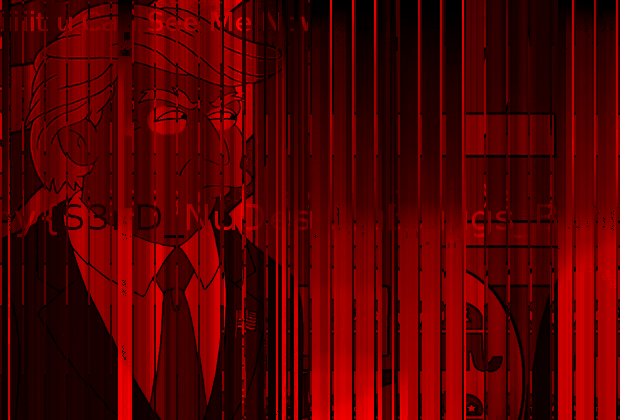

Here is the Python script that generated this plot:
#!/usr/bin/env python
# -*- coding: ascii -*-

def get_gif_num_frames(filename):
    frames = 0
    with open(filename, 'rb') as f:
        if f.read(6) not in ('GIF87a', 'GIF89a'):
            raise GIFError('not a valid GIF file')
        f.seek(4, 1)
        def skip_color_table(flags):
            if flags & 0x80: f.seek(3 << ((flags & 7) + 1), 1)
        flags = ord(f.read(1))
        f.seek(2, 1)
        skip_color_table(flags)
        while True:
            block = f.read(1)
            if block == ';': break
            if block == '!': f.seek(1, 1)
            elif block == ',':
                frames += 1
                f.seek(8, 1)
                skip_color_table(ord(f.read(1)))
                f.seek(1, 1)
            else: raise GIFError('unknown block type')
            while True:
                l = ord(f.read(1))
                if not l: break
                f.seek(l, 1)
    return frames


from PIL import Image
import os

#f = get_gif_num_frames('task.gif')
#print f
def iter_frames(im):
    try:
        i= 0
        while 1:
            im.seek(i)
            imframe = im.copy()
            if i == 0: 
                palette = imframe.getpalette()
            else:
                imframe.putpalette(palette)
            yield imframe
            i += 1
    except EOFError:
        pass

import sys

def processImage(infile):
    try:
        im = Image.open(infile)
    except IOError:
        print "Cant load", infile
        sys.exit(1)
    i = 0
    mypalette = im.getpalette()

    try:
        while 1:
            im.putpalette(mypalette)
            new_im = Image.new("RGBA", im.size)

            #new_im = Image.new("RGB", im.size)
            new_im.paste(im)
            new_im.save(str(i)+'.tiff')
            #if(os.stat('foo' + str(i)+'.png')):
                # os.remove('foo' + str(i) + '.jpg')
            i += 1
            mypalette = im.getpalette()
            im.seek(im.tell() + 1)

    except EOFError:
        pass # end of sequence


#processImage( 'task.gif' )





'''
im = Image.open('task.gif')
for i, frame in enumerate(iter_frames(im)):
    o = Image.new("RGB", frame.size )
    o.paste( frame )
    o.save('%d.png' % i)
'''



#for i in range( 310 ):
#    if c == 12:
#        c = 1
#        continue
#    c = c + 1
#    im = Image.open('%d.png' % i)
im = Image.open('task.gif')
out = Image.new("RGB", (620, 420))

c = 1

t = 0

for i, frame in enumerate(iter_frames(im)):
    if i % 11 == 0:
        for x in range( 2 ):
            for y in range( 420 ):
                p = frame.getpixel( ( x , y ) )
                out.putpixel( ( x + i * 2 ,  419 - y ) , p )
        c = 1
        continue
    c = c + 1
    print c
    for x in range( 2 ):
        for y in range( 420 ):
            p = frame.getpixel( ( x , y ) )
            out.putpixel( ( x + i * 2 ,  y ) , p )


out.save("gif.png")